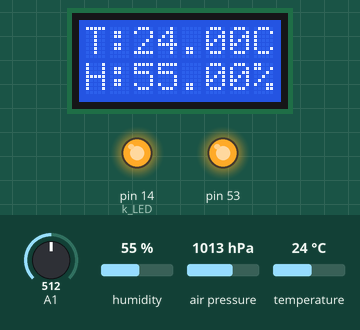
Simulated run of this sketch. Board: Arduino Mega 2560, built with avr-gcc and run on an emulated ATmega2560. On the bench: 8×2 character LCD, output pins drawn as LEDs (lit = HIGH). Wiring (inferred from the names in the program): BMP180 pressure sensor at I2C address 0x77; HTU21/Si7021 sensor at I2C address 0x40. The inputs (shaded band) are chosen by the test bench; at power-on: A1 = 512, air pressure 1013 hPa, humidity 55 %, temperature 24 °C. No radio packets arrive unless stated; what the sketch prints to the serial monitor is not drawn.

Above: at 8.6 s.
8.7 s: A1 set to 541
At 19.2 s:
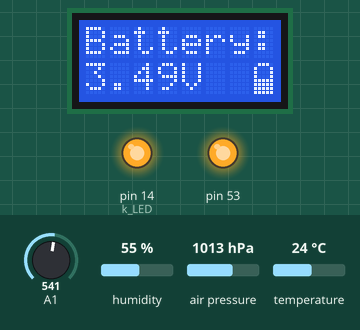
20.0 s: air pressure set to 952 hPa
At 30.2 s:
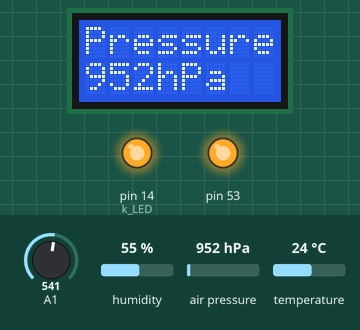
30.6 s: A1 set to 511
At 38.2 s:
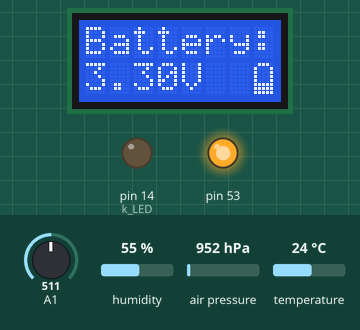
41.0 s: A1 set to 478
At 51.1 s:
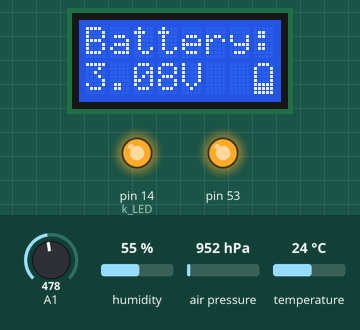
51.6 s: A1 set to 455
55.5 s: A1 set to 716
At 67.0 s:
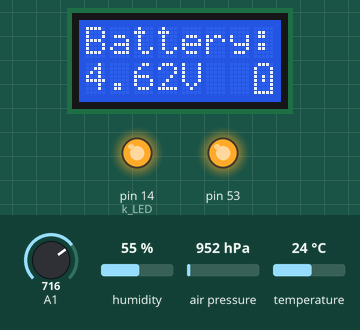
Timing chart, 0 to 69.9 s (numbered marks = the images above; inputs shaded):
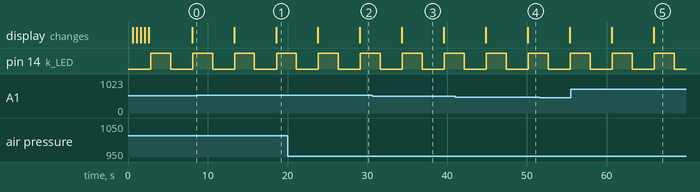

Measured:
- the behaviour switches between 527 and 528 on A1 (found by bisection; images 0 and 1)
- after the input at 8.7 s, the display: first differs from a run without the input after 9.9 s (image 1)
- after the input at 30.6 s, the display: changes after 3.7 s (image 3)
- after the input at 55.5 s, the display: first differs from a run without the input after 10.4 s (image 5)
- by itself, pin 14 (k_LED): alternates HIGH for 2.5 s and LOW for 2.8 s
- what the display in image 3 shows lasts 5.3 s, from 34.3 s to 39.6 s

The sketch:

Sensor_main_ino.ino
```cpp
#include <LiquidCrystal.h>
#include <Wire.h>
#include "BMP180.h"
#include "LoraMeteo.h"
#include "error.h"
#include "Battery.h"
#include "SHT21.h"

#define RS 2
#define EN 3
#define D4 4
#define D5 5
#define D6 6
#define D7 7

#define I2C_SHT21 0x40

#define ADDR_RH 0xF5   //address for relative humidity measurement, hold master
#define ADDR_T 0xF3    //address for temperature measurement, hold master

#define k_LED 14

LiquidCrystal lcd(RS, EN, D4, D5, D6, D7);


//function definition
void display_sensor_SHT21(float temp, float humi);
void display_sensor_BMP180(uint32_t pressure);
void display_sensor_Battery(uint16_t batteryLevel);

void setup() {
  // Initialize the built-in LED pin
  pinMode(k_LED, OUTPUT); // Initialize the built-in LED pin as an output

  // Initialize the Serial communication
  Serial.begin(9600);           // Start serial communication at 9600 baud rate

  // Initialize the LCD
  lcd.begin(8, 2);              // screen has 2 lignes and 8 columns

  lcd.createChar(k_BATTERY_EMPTY_CHAR, (byte*)batteryEmpty);
  lcd.createChar(k_BATTERY_25_CHAR, (byte*)battery25);
  lcd.createChar(k_BATTERY_50_CHAR, (byte*)battery50);
  lcd.createChar(k_BATTERY_75_CHAR, (byte*)battery75);
  lcd.createChar(k_BATTERY_FULL_CHAR, (byte*)batteryFull);
  lcd.createChar(k_BATTERY_CHARGING_CHAR, (byte*)batteryCharging);


  lcd.clear();

  for (size_t i = 0; i < k_BATTERY_FULL_CHAR+1; i++)
  {
    lcd.setCursor(0, 0);
    lcd.write(byte(i));
    lcd.print("heehee");
    delay(500);
  }

  lcd.clear();
  delay(200);

  // Initialize I2C communication
  Wire.begin();

  if(bmp_get_cal_param() != ERROR_NONE)
  {
    Serial.println("Failed to initialize BMP180");
    while(1);
  }

  if(InitLoraSensor() != ERROR_NONE)
  {
    Serial.println("Failed to initialize LoRa");
    while(1);
  }
}

void loop()
{
  static int   FrameCount = 1;
  static float rh = 0;
  static float st = 0;
  static int32_t Pressure = 0;
  static uint16_t BatteryLevel = 0;
  static tDataPacket DataPacket;
  digitalWrite(k_LED, HIGH); // Turn the LED on
  Serial.println("LED is ON");     // Print message to serial monitor
  delay(2500);                     // Wait for 2.5 second
  digitalWrite(k_LED, LOW);  // Turn the LED off
  Serial.println("LED is OFF");    // Print message to serial monitor
  delay(2500);                     // Wait for 2.5 second

  // Read temperature and humidity from SHT21 sensor
  rh = get_info_SHT21(ADDR_RH);
  st = get_info_SHT21(ADDR_T);
  Pressure = compute_pressure(); // Read pressure from BMP180 sensor

  BatteryLevel = getBatteryLevelRaw(); // Read the battery level
  DataPacket.Temp = st; // Store temperature in DataPacket
  DataPacket.Hum = rh;  // Store humidity in DataPacket
  DataPacket.Pres = Pressure;  // Store pressure in DataPacket
  DataPacket.BatteryLevelRaw = BatteryLevel; // Store battery level in DataPacket

  // Print the sensor data to the Serial Monitor
  Serial.print("Temperature: ");
  Serial.print(st);
  Serial.print(" C, Humidity: ");
  Serial.print(rh);
  Serial.println(" %");
  Serial.print("Pressure: ");
  Serial.print(Pressure);
  Serial.println(" Pa");


  // Display the sensor data on the LCD
  switch (FrameCount)
  {
  case 1:
    display_sensor_SHT21(st, rh);
    break;
  case 2:
    display_sensor_BMP180(Pressure);
    break;
  case 3:
    display_sensor_Battery(BatteryLevel);
  default:
    FrameCount = 0; // Reset FrameCount if it exceeds 2
    break;
  }
  FrameCount++;


  Serial.print("Battery : ");
  Serial.println(BatteryLevel);

  // Send the LoRa packet
  if (SendLoRaPacket(DataPacket) != ERROR_NONE)
  {
    Serial.println("Failed to send LoRa packet");
  }
  else
  {
    Serial.println("LoRa packet sent successfully");
  }

}


//display of informations from sensor SHT21
void display_sensor_SHT21(float temp, float humi)
{
    lcd.clear();
    lcd.setCursor(0,0); //display temperature on ligne 1
    lcd.print("T:");
    lcd.print(temp);
    lcd.print("C");
    lcd.setCursor(0,1); //display humidity on ligne 2
    lcd.print("H:");
    lcd.print(humi);
    lcd.print("%");
}

void display_sensor_BMP180(uint32_t pressure)
{
    lcd.clear();
    lcd.setCursor(0,0); //display pressure on ligne 1
    lcd.print("Pressure");
    lcd.setCursor(0,1); //display pressure value on ligne 2
    lcd.print(pressure / 100.0, 0); // Display pressure in hPa
    lcd.print("hPa");
}


void display_sensor_Battery(uint16_t batteryLevel)
{
    lcd.clear();
    lcd.setCursor(0, 0); // Display battery level on line 1
    lcd.print("Battery:");


    float voltage = convertBatteryLevelToVoltage(batteryLevel);
    lcd.setCursor(0, 1); // Display voltage on line 2
    lcd.print(voltage, 2); // Display voltage with 2 decimal places
    lcd.print("V");
    lcd.setCursor(7, 1); // Set cursor to the end of the voltage display
    uint8_t batteryChar = convertBatteryLevelToPourcentage(batteryLevel);
    lcd.write(batteryChar); // Display the battery level character
}
```

BMP180.cpp
```cpp
#include "BMP180.h"
#include <Arduino.h>

static bmp180_coeff p_param;

int bmp_get_cal_param(void){
    int nb_coeff = 22;          //22 bytes to retrieve to form the 11 coeff
    uint8_t data[nb_coeff];     //buffer to collect data
    int i=0;
    //short AC1, AC2, AC3, B1, B2, MB, MC, MD;
    //unsigned short AC4, AC5, AC6;
    //bmp180_coeff p_param;
    //p_param = (bmp180_coeff*)malloc(sizeof(bmp_coeff));

    Wire.beginTransmission(BMP180_ADDRESS);
    Wire.write(AC1_MSB_addr);     //calibration adresses begin with AC1_MSB
    //Wire.write(AC1_LSB_addr);     //calibration adresses begin with AC1_LSB
    Wire.endTransmission();
    //delay(85);
    Wire.requestFrom(BMP180_ADDRESS,nb_coeff);       //gets 22 bytes of data from BMP180 sensor

    Serial.print("bmp_get_cal_param: ");
    Serial.print(Wire.available());
    if(Wire.available()!=nb_coeff) return -1;

    for(i=0; i<nb_coeff; i++){
        data[i] = Wire.read();
    }

    Serial.println("data received");
    for(i=0; i<nb_coeff; i++){
        Serial.print(data[i], HEX);
        Serial.print(" ");
    }

    //memcpy(p_param, data, 22);

    p_param.cAC1 = (data[0]<<8);
    p_param.cAC1 += data[1];

    p_param.cAC2 = (data[2]<<8);
    p_param.cAC2 += data[3];

    p_param.cAC3 = (data[4]<<8);
    p_param.cAC3 += data[5];

    p_param.cAC4 = (data[6]<<8);
    p_param.cAC4 += data[7];

    p_param.cAC5 = (data[8]<<8);
    p_param.cAC5 += data[9];

    p_param.cAC6 = (data[10]<<8);
    p_param.cAC6 += data[11];

    p_param.cB1 = (data[12]<<8);
    p_param.cB1 += data[13];

    p_param.cB2 = (data[14]<<8);
    p_param.cB2 += data[15];

    p_param.cMB = (data[16]<<8);
    p_param.cMB += data[17];

    p_param.cMC = (data[18]<<8);
    p_param.cMC += data[19];

    p_param.cMD = (data[20]<<8);
    p_param.cMD += data[21];

   return 0;

}

//read uncompensated temperature value
uint16_t bmp180_get_ut(void){
    uint16_t UT;
    Wire.beginTransmission(BMP180_ADDRESS);
    Wire.write(BMP180_START_MEASURMENT_REG);    //instructs the sensor to measure temperature
    Wire.write(BMP180_GET_TEMPERATURE_CTRL);     //gets msb and lsb for temperature data
    Wire.endTransmission();

    delay(5);

    Wire.beginTransmission(BMP180_ADDRESS);
    Wire.write(BMP180_READ_ADC_MSB_REG);
    Wire.endTransmission();
    Wire.requestFrom(BMP180_ADDRESS,2);       //gets 2 bytes of data from BMP180 sensor
    UT  = Wire.read() << 8;                                //read msb
    UT |= Wire.read();

    return UT;

}

//read uncompensated pressure value
uint32_t bmp180_get_up(void){
    int nb_data = 3;    //number of data to get from component
    uint32_t UP;
    uint8_t data[nb_data];
    uint8_t  regControl = 0;

    switch (oversampling_setting)
    {
        case 0:                 //oss0
        regControl = BMP180_GET_PRESSURE_OSS0_CTRL;
        break;

        case 1:                 //oss1
        regControl = BMP180_GET_PRESSURE_OSS1_CTRL;
        break;

        case 2:                 //oss2
        regControl = BMP180_GET_PRESSURE_OSS2_CTRL;
        break;

        case 3:                 //oss3
        regControl = BMP180_GET_PRESSURE_OSS3_CTRL;
        break;
    }

    Wire.beginTransmission(BMP180_ADDRESS);
    Wire.write(BMP180_START_MEASURMENT_REG);    //instructs the sensor to start measure
    Wire.write(regControl);     //instructs the sensor to measure pressure
    Wire.endTransmission();

    switch(oversampling_setting){
        case 0:
            delay(5);
            break;
        case 1:
            delay(8);
            break;
        case 2:
            delay(14);
            break;
        case 3:
            delay(26);
            break;
    }


    Wire.beginTransmission(BMP180_ADDRESS);
    Wire.write(BMP180_READ_ADC_MSB_REG);       //informs sensor to get pressure data from sensor
    Wire.endTransmission();
    Wire.requestFrom(BMP180_ADDRESS,3);       //gets 3 bytes of data from BMP180 sensor

    data[0] = Wire.read();      //read msb
    data[1] = Wire.read();      //read lSB
    data[2] = Wire.read();      //read xlsb, resolution adjustment

    //UP = (uint32_t)data[0]<<16;
    UP = (uint32_t)data[0]<<16;
    UP |= (uint32_t)data[1]<<8;
    UP |= (uint32_t)data[2];

    UP >>=(8-oversampling_setting);

    // Assemble UP as a 19-bit value according to datasheet
    //UP = (((uint32_t)data[0] << 16) | ((uint32_t)data[1] << 8) | (uint32_t)data[2]) >> (8 - oversampling_setting);

    return UP;
}

int32_t computeB5(int32_t UT){
  int32_t X1 = ((UT - (int32_t)p_param.cAC6) * (int32_t)p_param.cAC5) >> 15;
  int32_t X2 = ((int32_t)p_param.cMC << 11) / (X1 + (int32_t)p_param.cMD);

  return X1 + X2;
}


float compute_pressure(void){ //pressure sensor
    int32_t  UT       = 0;
    int32_t  UP       = 0;
    int32_t  cB3       = 0;
    int32_t  cB5       = 0;
    int32_t  cB6       = 0;
    int32_t  X1       = 0;
    int32_t  X2       = 0;
    int32_t  X3       = 0;
    int32_t  pressure = 0;
    uint32_t cB4       = 0;
    uint32_t cB7       = 0;

    UT = bmp180_get_ut();                                            //read uncompensated temperature, 16-bit
    if (UT == BMP180_ERROR) return BMP180_ERROR;                          //error handler, collision on i2c bus

    UP = bmp180_get_up();                                               //read uncompensated pressure, 19-bit
    if (UP == BMP180_ERROR) return BMP180_ERROR;                          //error handler, collision on i2c bus

    cB5 = computeB5(UT);

    /* pressure calculation */
    cB6 = cB5 - 4000;
    X1 = ((int32_t)p_param.cB2 * ((cB6 * cB6) >> 12)) >> 11;
    X2 = ((int32_t)p_param.cAC2 * cB6) >> 11;
    X3 = X1 + X2;
    cB3 = ((((int32_t)p_param.cAC1 * 4 + X3) << oversampling_setting) + 2) / 4;

    X1 = ((int32_t)p_param.cAC3 * cB6) >> 13;
    X2 = ((int32_t)p_param.cB1 * ((cB6 * cB6) >> 12)) >> 16;
    X3 = ((X1 + X2) + 2) >> 2;
    cB4 = ((uint32_t)p_param.cAC4 * (X3 + 32768L)) >> 15;
    cB7 = (UP - cB3) * (50000UL >> oversampling_setting);

    if (cB4 == 0) return BMP180_ERROR;            //safety check, avoiding division by zero

    if   (cB7 < 0x80000000) pressure = (cB7 * 2) / cB4;
    else                   pressure = (cB7 / cB4) * 2;

    X1 = pow((pressure >> 8), 2);
    X1 = (X1 * 3038L) >> 16;
    X2 = (-7357L * pressure) >> 16;

    return pressure = pressure + ((X1 + X2 + 3791L) >> 4);

}
```

BMP180.h
```cpp
/*****************************************************************
 * This librairy contains the useful data, structure,
 * function prototypes to use for the bmp180
 *
 * author : Adele De Saint-Martin and Axel Nouy
 *****************************************************************/
#include <Arduino.h>
#include <Wire.h>

typedef struct {    //calibration coefficients
    short cAC1;
    short cAC2;
    short cAC3;
    unsigned short cAC4;
    unsigned short cAC5;
    unsigned short cAC6;
    short cB1;
    short cB2;
    short cMB;
    short cMC;
    short cMD;
}bmp180_coeff;


//define i2c address for pressure sensor
//#define I2C_BMP180_MEAS 0xF4     //start measurment  register

#define BMP180_ADDRESS                0x77   //i2c address
#define BMP180_CHIP_ID                0x55   //id number
#define BMP180_ERROR                  255    //returns 255, if communication error is occurred


/* BMP180_START_MEASURMENT_REG controls */
#define BMP180_GET_TEMPERATURE_CTRL   0x2E   //get temperature control
#define BMP180_GET_PRESSURE_OSS0_CTRL 0x34   //get pressure oversampling 1 time/oss0 control
#define BMP180_GET_PRESSURE_OSS1_CTRL 0x74   //get pressure oversampling 2 time/oss1 control
#define BMP180_GET_PRESSURE_OSS2_CTRL 0xB4   //get pressure oversampling 4 time/oss2 control
#define BMP180_GET_PRESSURE_OSS3_CTRL 0xF4   //get pressure oversampling 8 time/oss3 control

#define oversampling_setting 1      //has value 0, 1, 2 or 3 for ultra low power,
                                    //standard, high, ultra high resolution

#define BMP180_START_MEASURMENT_REG   0xF4   //start measurment  register
#define BMP180_READ_ADC_MSB_REG       0xF6   //read adc msb  register
#define BMP180_READ_ADC_LSB_REG       0xF7   //read adc lsb  register
#define BMP180_READ_ADC_XLSB_REG      0xF8   //read adc xlsb register


//calibration coefficients BMP180**************************************
#define AC1_MSB_addr    0xAA
/*#define AC1_LSB_addr    0xAB
#define AC2_MSB_addr    0xAC
#define AC2_LSB_addr    0xAD
#define AC3_MSB_addr    0xAE
#define AC3_LSB_addr    0xAF
#define AC4_MSB_addr    0xB0
#define AC4_LSB_addr    0xB1
#define AC5_MSB_addr    0xB2
#define AC5_LSB_addr    0xB3
#define AC6_MSB_addr    0xB4
#define AC6_LSB_addr    0xB5
#define B1_MSB_addr     0xB6
#define B1_LSB_addr     0xB7
#define B2_MSB_addr     0xB8
#define B2_LSB_addr     0xB9
#define MB_MSB_addr     0xBA
#define MB_LSB_addr     0xBB
#define MC_MSB_addr     0xBC
#define MC_LSB_addr     0xBD
#define MD_MSB_addr     0xBE
#define MD_LSB_addr     0xBF*/
//***************************************************************

//function prototypes
int bmp_get_cal_param(void);
uint16_t bmp180_get_ut(void);
uint32_t bmp180_get_up(void);
int32_t computeB5(int32_t UT);
float compute_pressure(void);
```

Battery.cpp
```cpp
#include "Battery.h"

#define k_BATTERY_EMPTY_LEVEL 3.0 // Threshold for low battery level 3.0V
#define k_BATTERY_25_LEVEL    3.4 // Threshold for 25% battery level 3.4V
#define k_BATTERY_50_LEVEL    3.7 // Threshold for 50% battery level 3.7V
#define k_BATTERY_75_LEVEL    3.9 // Threshold for 75% battery level 3.9V
#define k_BATTERY_FULL_LEVEL  4.2 // Threshold for 100% battery level 4.2V


float convertBatteryLevelToVoltage(int batteryLevel)
{
    // Convert the analog reading to voltage
    // The analog reading is between 0 and 1023, and the reference voltage is 5V
    float voltage = (batteryLevel / 1023.0) * 3.3;

    // Since we have a voltage divider, we multiply by 2 to get the actual battery voltage
    return voltage * 2.0;
}

uint8_t convertBatteryLevelToPourcentage(int batteryLevel)
{
    float voltage = convertBatteryLevelToVoltage(batteryLevel);
    if (voltage < k_BATTERY_EMPTY_LEVEL) {
        return k_BATTERY_EMPTY_CHAR;
    } else if (voltage < k_BATTERY_25_LEVEL) {
        return k_BATTERY_25_CHAR;
    } else if (voltage < k_BATTERY_50_LEVEL) {
        return k_BATTERY_50_CHAR;
    } else if (voltage < k_BATTERY_75_LEVEL) {
        return k_BATTERY_75_CHAR;
    } else if (voltage < k_BATTERY_FULL_LEVEL) {
        return k_BATTERY_FULL_CHAR;
    } else {
        return k_BATTERY_CHARGING_CHAR; // Full battery
    }
}

uint16_t getBatteryLevelRaw() {
    return analogRead(A1); // Read the raw analog value from pin A1
}
```

Battery.h
```cpp
#include <Arduino.h>

#define k_BATTERY_EMPTY_CHAR 0
#define k_BATTERY_25_CHAR 1
#define k_BATTERY_50_CHAR 2
#define k_BATTERY_75_CHAR 3
#define k_BATTERY_FULL_CHAR 4
#define k_BATTERY_CHARGING_CHAR 5

float convertBatteryLevelToVoltage(int batteryLevel);
uint8_t convertBatteryLevelToPourcentage(int batteryLevel);
uint16_t getBatteryLevelRaw();


const byte batteryEmpty[8] = {
  B01110,
  B10001,
  B10001,
  B10001,
  B10001,
  B10001,
  B10001,
  B11111
};

const byte battery25[8] = {
  B01110,
  B10001,
  B10001,
  B10001,
  B10001,
  B11111,
  B11111,
  B11111
};

const byte battery50[8] = {
  B01110,
  B10001,
  B10001,
  B10001,
  B11111,
  B11111,
  B11111,
  B11111
};

const byte battery75[8] = {
  B01110,
  B10001,
  B10001,
  B11111,
  B11111,
  B11111,
  B11111,
  B11111
};

const byte batteryFull[8] = {
  B01110,
  B11111,
  B11111,
  B11111,
  B11111,
  B11111,
  B11111,
  B11111
};


const byte batteryCharging[8] = {
  B01110,
  B10001,
  B10001,
  B10101,
  B10101,
  B10001,
  B10001,
  B11111
};
```

LoraMeteo.h
```cpp
#include <SPI.h>
#include <LoRa.h>

#define k_LORA_RESET 14
#define k_LORA_SPREADING_FACTOR 10
#define k_LORA_MOSI 27
#define k_LORA_MISO 19
#define k_LORA_SCK 5
#define k_LORA_CS 18
#define k_LORA_DIO0 26
#define k_LORA_CS_SENSOR 10
#define k_LORA_RS_SENSOR 9

#define k_LORA_ID 148

struct tDataPacket
{
  float Temp;
  float Hum;
  int32_t Pres;
  uint16_t BatteryLevelRaw;
};

int InitLoraServer(int CsPin, int ResetPin, int LoraSpreadingFactor);

int ReceivePacket(tDataPacket* pDataPacket);
int PacketAvailable(void);


int InitLoraSensor();

int SendLoRaPacket(tDataPacket DataPacket);
```

SHT21.h
```cpp
/*****************************************************************
 * This librairy contains the useful data, structure,
 * function prototypes to use for the SHT21 sensor
 *
 * author : Adele De Saint-Martin and Axel Nouy
 *****************************************************************/
#include <Arduino.h>
#include <Wire.h>

//define i2c address for temperature and humidity sensor
#define ADDR_SHT21_R 0b10000001    //SHT21 adress in read, sensor for humidity and temperature
#define ADDR_SHT21_W 0b10000000    //SHT21 adress in write, sensor for humidity and temperature
#define I2C_SHT21 0x40

#define ADDR_RH 0xF5   //address for relative humidity measurement, hold master
#define ADDR_T 0xF3    //address for temperature measurement, hold master

//function prototypes
float get_info_SHT21(uint8_t addr);
```

error.h
```cpp
/*
 * error.h
 * Defininitions for error code and error handling.
 * This file is part of the Lora meteo project.
 */

 typedef enum {
    ERROR_NONE = 0,          // No error
    ERROR_INIT_LORA = -1,    // LoRa initialization error
    ERROR_SEND_PACKET = -2,  // Error sending packet
    ERROR_RECEIVE_PACKET = -3 // Error receiving packet
    } ErrorCode;
```

Source omitted: LoraMeteo.cpp (2178 bytes), SHT21.cpp (1350 bytes)
